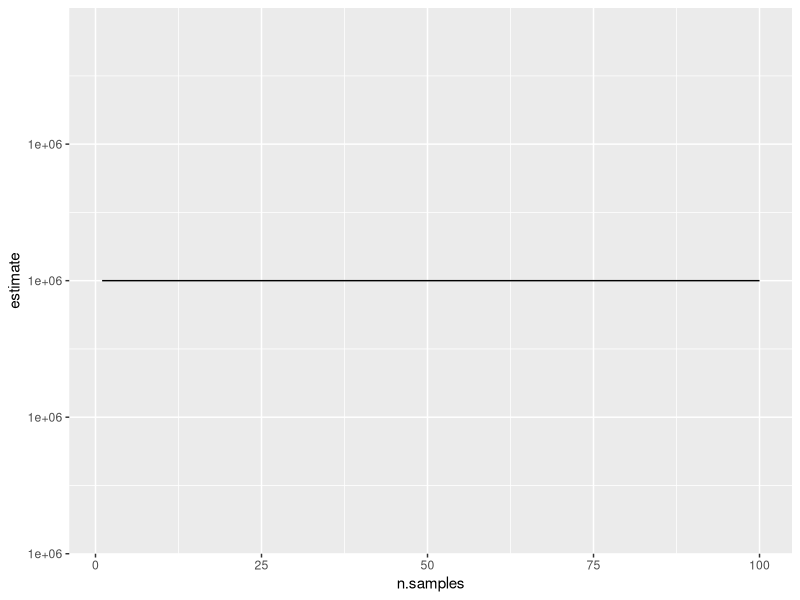
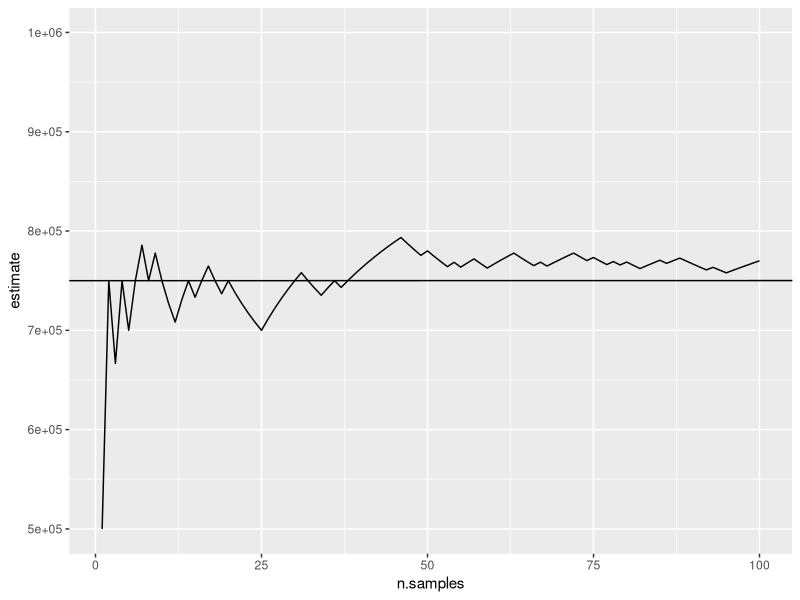
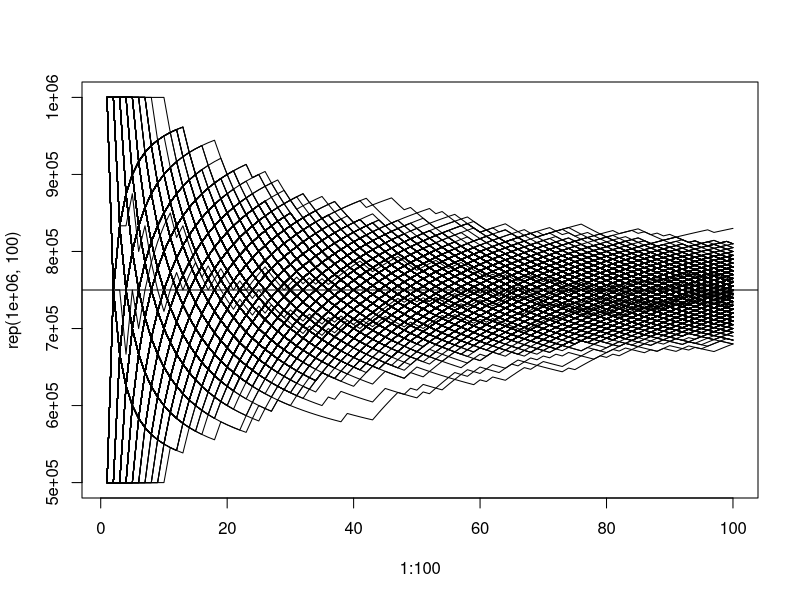
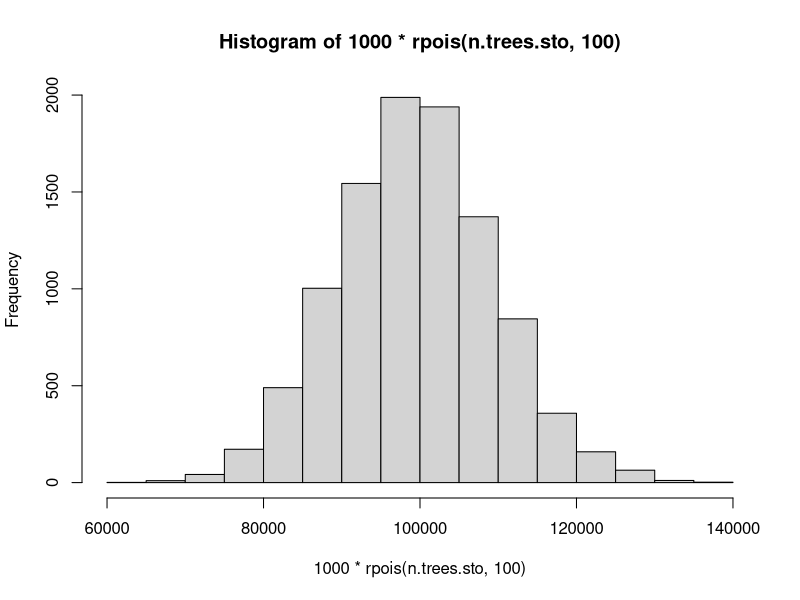
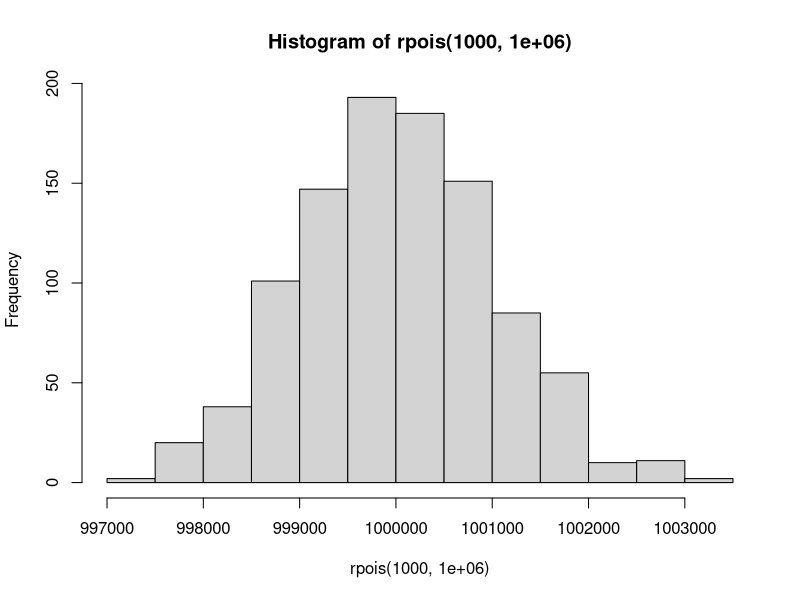
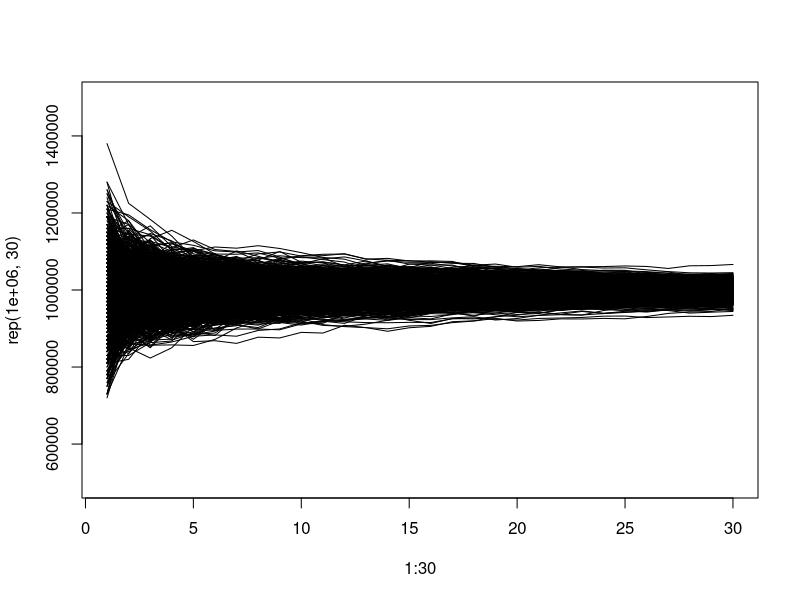

The R script that drew these images, in order: (Note: a time limit stopped this script after it produced the figures.)
## ---- chunk 1
library(ggplot2)
## ---- chunk 2
nx <- 100
ny <- 100
n.trees.uni <- nx * ny
n.apples.per.tree.uni <- 100
n.apples.uni <- n.trees.uni * n.apples.per.tree.uni
## ---- chunk 3
uniform.orchard.df <- data.frame(tree.number=1:n.trees.uni, n.apples=n.apples.per.tree.uni)
## ---- chunk 4
sampling.df <- data.frame(n.samples=1:100,estimate=NA)
for(i in 1:nrow(sampling.df)){
  sampling.df[i,"estimate"] <- mean(uniform.orchard.df[sample(seq(0, n.trees.uni), sampling.df[i,"n.samples"],replace=FALSE), "n.apples"]) * n.trees.uni
}
g <- ggplot(sampling.df, aes(x=n.samples, y=estimate)) +
  geom_line()
g
## ---- chunk 5
nx <- 100
ny <- 100
prop.bad <- 0.5
n.trees <- nx * ny
n.apples.per.good.tree <- 100
n.apples.per.bad.tree <- 50
n.apples <- (n.trees*(1-prop.bad) * n.apples.per.good.tree) + (n.trees*prop.bad * n.apples.per.bad.tree)
## ---- chunk 6
twotier.orchard.df <- data.frame(tree.number=1:n.trees, n.apples=rep(c(n.apples.per.good.tree, n.apples.per.bad.tree), n.trees/2))
## ---- chunk 7
tree.numbers <- sample(seq(0, n.trees), 100)
sampling.df <- data.frame(n.samples=1:100,estimate=NA)
for(i in 1:100){
  sampling.df[i, "estimate"] <- mean(twotier.orchard.df[tree.numbers[1:i], "n.apples"]) * n.trees
  
}
g <- ggplot(sampling.df, aes(x=n.samples, y=estimate)) +
  geom_line() + ylim(5E05, 1E06) + geom_abline(intercept=sum(twotier.orchard.df$n.apples))
g
## ---- chunk 8
deterministic.list <- list()

## plot a large number of realisations of obtaining 100 samples
n.sim <- 1000
plot(1:100, rep(1E06,100), type='n', ylim=c(5E05,1E06))
for(n in 1:n.sim){
  
tree.numbers <- sample(seq(0, n.trees), 100)
sampling.df <- data.frame(n.samples=1:100,estimate=NA)
for(i in 1:100){
  sampling.df[i, "estimate"] <- mean(twotier.orchard.df[tree.numbers[1:i], "n.apples"]) * n.trees
  
}
lines(1:100, sampling.df$estimate, colour=adjustcolor('black', alpha=05))
deterministic.list[[n]] <- sampling.df
}
abline(a=sum(twotier.orchard.df$n.apples), b=0, lty=1)

## what is the probability of overestimating the true number of apples?
## when n=1 samples,
for (nn in 1:20){
nnn <- do.call(rbind, lapply(1:n.sim, function(i){deterministic.list[[i]][nn,"estimate"]}))
tt <- table(nnn > sum(twotier.orchard.df$n.apples))
print(paste0("n=", nn, " p(overestimate) = ", tt[2]/sum(tt)))
}

## ---- chunk 9
nx <- 100
ny <- 100
n.trees.sto <- nx * ny
n.apples.sto <- sum(rpois(n.trees.sto, 100))
## ---- chunk 10
hist(1000*rpois(n.trees.sto, 100))
## ---- chunk 11
hist(rpois(1000, 1E06))
## ---- chunk 12
n.trees.sto <- 10000

n.sims <- 1000

sto.df <- do.call(
  rbind,
lapply(1:n.sims, 
       function(s){data.frame(sim.number=s, tree.number=1:n.trees.sto, n.apples=rpois(n.trees.sto, 100))}
       )
  
)


summary(sto.df)
## ---- chunk 13
stochastic.list <- list()

## plot a large number of realisations of obtaining 30 samples
n.sims <- 1000

plot(1:30, rep(1E06,30), type='n', ylim=c(5E05,1.5E06))
for(n in 1:n.sims){
  
tree.numbers <- sample(seq(0, n.trees), 30)
sampling.df <- data.frame(n.samples=1:30,estimate=NA)
for(i in 1:30){
  sampling.df[i, "estimate"] <- mean(sto.df[tree.numbers[1:i], "n.apples"]) * n.trees.sto
}
lines(1:30, sampling.df$estimate)
stochastic.list[[n]] <- sampling.df
}
abline(a=sum(sto.df$n.apples), b=0, lty=1)

## 
## what is the probability of estimating the true number of apples with more than 10% error?
for(i in 1:10){
tt <- table(do.call(rbind, lapply(1:n.sims, function(ns){abs(stochastic.list[[ns]][i,"estimate"] - sum(sto.df[sto.df$sim.number==ns,"n.apples"])) > 0.10*sum(sto.df[sto.df$sim.number==ns,"n.apples"])})))
print(paste0("n=", i, " p(estimate off by more than 10%)=", tt[2]/sum(tt)))
}

## ---- chunk 14
n.sims <- 10000

## use a loop
loop.list <-list()
start_time <- Sys.time()
for(n in 1:n.sims){
  loop.list[[n]] <- data.frame(sim.num=n, rpois(10000, 10))
  }
end_time <- Sys.time()

print(paste0("simulating 10000 times 10000 poisson observations in a loop took ", end_time - start_time, " seconds"))


## use lapply
start_time <- Sys.time()
lapply.list <-lapply(1:n.sims, function(n){data.frame(sim.num=n, rpois(10000, 10))})
end_time <- Sys.time()

print(paste0("simulating 10000 times 10000 poisson observations using lapply took ", end_time - start_time, " seconds"))
